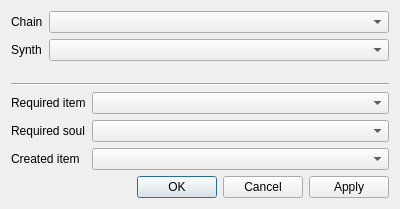
<?xml version="1.0" encoding="UTF-8"?>
<ui version="4.0">
 <class>WeaponSynthEditor</class>
 <widget class="QDialog" name="WeaponSynthEditor">
  <property name="geometry">
   <rect>
    <x>0</x>
    <y>0</y>
    <width>400</width>
    <height>209</height>
   </rect>
  </property>
  <property name="windowTitle">
   <string>Weapon Synth Editor</string>
  </property>
  <layout class="QVBoxLayout" name="verticalLayout">
   <item>
    <layout class="QFormLayout" name="formLayout_2">
     <property name="fieldGrowthPolicy">
      <enum>QFormLayout::AllNonFixedFieldsGrow</enum>
     </property>
     <item row="0" column="0">
      <widget class="QLabel" name="label">
       <property name="text">
        <string>Chain</string>
       </property>
      </widget>
     </item>
     <item row="0" column="1">
      <widget class="QComboBox" name="chain_index"/>
     </item>
     <item row="1" column="0">
      <widget class="QLabel" name="label_2">
       <property name="text">
        <string>Synth</string>
       </property>
      </widget>
     </item>
     <item row="1" column="1">
      <widget class="QComboBox" name="synth_index"/>
     </item>
    </layout>
   </item>
   <item>
    <widget class="Line" name="line">
     <property name="orientation">
      <enum>Qt::Horizontal</enum>
     </property>
    </widget>
   </item>
   <item>
    <layout class="QFormLayout" name="formLayout_3">
     <item row="0" column="0">
      <widget class="QLabel" name="label_3">
       <property name="text">
        <string>Required item</string>
       </property>
      </widget>
     </item>
     <item row="1" column="0">
      <widget class="QLabel" name="label_4">
       <property name="text">
        <string>Required soul</string>
       </property>
      </widget>
     </item>
     <item row="0" column="1">
      <widget class="QComboBox" name="required_item_id"/>
     </item>
     <item row="1" column="1">
      <widget class="QComboBox" name="required_soul_id"/>
     </item>
     <item row="2" column="0">
      <widget class="QLabel" name="label_5">
       <property name="text">
        <string>Created item</string>
       </property>
      </widget>
     </item>
     <item row="2" column="1">
      <widget class="QComboBox" name="created_item_id"/>
     </item>
    </layout>
   </item>
   <item>
    <widget class="QDialogButtonBox" name="buttonBox">
     <property name="standardButtons">
      <set>QDialogButtonBox::Apply|QDialogButtonBox::Cancel|QDialogButtonBox::Ok</set>
     </property>
    </widget>
   </item>
  </layout>
 </widget>
 <resources/>
 <connections/>
</ui>
